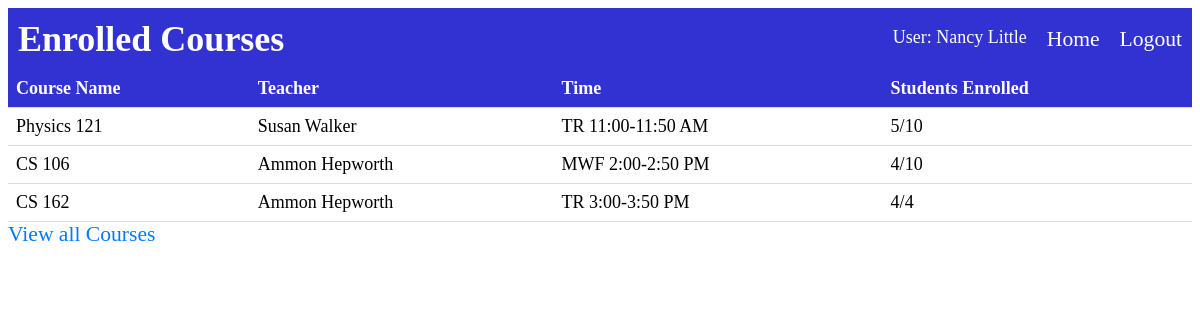
Screenshot of /enrolled-courses (signed in) with the database file from the repository.
### app.py (models this page shows, shortened)
class Users(UserMixin, db.Model):
    __tablename__ = "Users"
    id = db.Column(db.Integer, primary_key = True)
    username = db.Column(db.String, nullable = False)
    name = db.Column(db.String, nullable = False)
    password = db.Column(db.String, nullable = False)
    accountId = db.Column(db.Integer, nullable = False)
    enrolled = db.relationship('EnrolledClasses', back_populates = 'user')

class Courses(db.Model):
    __tablename__ = "Courses"
    course_id = db.Column(db.Integer, primary_key = True)
    course_name = db.Column(db.String, nullable = False)
    course_teacher = db.Column(db.String, nullable = False)
    course_time = db.Column(db.String, nullable = False)
    students_enrolled = db.Column(db.Integer, nullable = False)
    capacity = db.Column(db.Integer, nullable = False)
    enrolled = db.relationship('EnrolledClasses', back_populates = 'course')

### app.py (the view)
@app.route('/enrolled-courses')
@login_required
def enrolled_courses():
    enrolled_classes = current_user.enrolled
    all_courses = [enrolled.course for enrolled in enrolled_classes]
    name = current_user.name
    return render_template('enrolled_courses.html', allCourses = all_courses, name = name)

### app.py (called while the page is built)
@login_manager.user_loader
def load_user(user_id):
    return Users.query.get(user_id)

### templates/enrolled_courses.html (shortened to what this page needs)
{% extends "base.html" %}
{% block heading %}
    Enrolled Courses
{% endblock %}
{% block content %}
  <body>
    <table>
      <thead>
        <tr>
          <th>Course Name</th>
          <th>Teacher</th>
          <th>Time</th>
          <th>Students Enrolled</th>
        </tr>
      </thead>
      <tbody>
        {% for course in allCourses %}
        <tr>
          <td>{{ course.course_name }}</td>
          <td>{{ course.course_teacher }}</td>
          <td>{{ course.course_time }}</td>
          <td>{{ course.students_enrolled }}/{{ course.capacity }}</td>
        </tr>
        {% endfor %}
      </tbody>
    </table>
    <a href="{{ url_for('studentUser') }}">View all Courses</a>
  </body>
  {% endblock %}

### templates/base.html (shortened to what this page needs)
<!DOCTYPE html>
<html>
<head>
    <link rel="stylesheet" href="{{ url_for('static', filename='style.css') }}">
</head>
<body>
    <nav class="navbar">
        <div class="navbar-container">
            <h1>{% block heading %}{% endblock %}</h1>
            <ul>
                <li class = 'displayName'>User: {{name}}</li>
                <li><a href="{{ url_for('index') }}">Home</a></li>
                {% if current_user.is_authenticated %}
                    <li><a href="{{ url_for('logout') }}">Logout</a></li>
                {% else %}
                    <li><a href="{{ url_for('login') }}">Login</a></li>
                {% endif %}
            </ul>
        </div>
    </nav>
    <div class="content">
        {% block content %}{% endblock %}
    </div>
</body>
</html>

### static/style.css (style rules this page uses)
table { border-collapse: collapse; width: 100%; }
th, td { padding: 8px; text-align: left; border-bottom: 1px solid #ddd; }
th { background-color: rgb(50, 50, 210); color: white; }
.navbar { background-color: rgb(50, 50, 210); overflow: hidden; }
.navbar-container { display: flex; justify-content: space-between; align-items: center; padding: 10px; }
.navbar h1 { color: #fff; margin: 0; }
.navbar ul { list-style: none; margin: 0; padding: 0; display: flex; }
.navbar li { margin-left: 20px; }
.navbar a { color: #fff; text-decoration: none; }
a { color: #007bff; text-decoration: none; }
body { font-size: 18px; }
h1 { font-size: 2em; }
a { font-size: 1.2em; }
.displayName { color: white; }

### rows the page displays
Users: name "Nancy Little"
Courses: course_name "Physics 121", course_teacher "Susan Walker", course_time "TR 11:00-11:50 AM", students_enrolled "5", capacity "10"
Courses: course_name "CS 106", course_teacher "Ammon Hepworth", course_time "MWF 2:00-2:50 PM", students_enrolled "4", capacity "10"
Courses: course_name "CS 162", course_teacher "Ammon Hepworth", course_time "TR 3:00-3:50 PM", students_enrolled "4", capacity "4"
